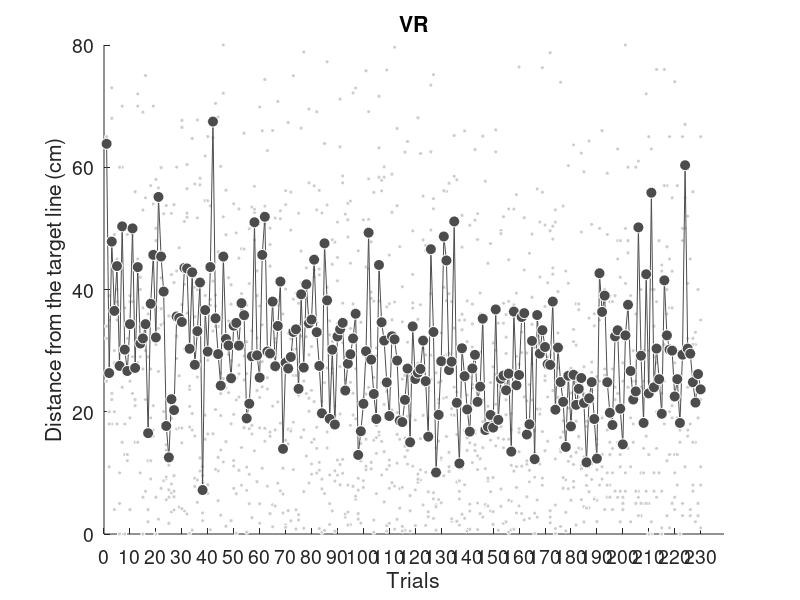

Write MATLAB code to recreate this figure. (Note: this script raises an error after producing the figure.)
load('scores.mat')

scores_each_trials = zeros(1, all_trials);
figure('Position', [100, 100, 1200, 500]);

x = 1:all_trials;

for i = 1:VR0_number
    trials = abs(VR0_all(:,:,i) - 200);
    trials = trials(:)';
    trials(111:120) = [];
    scores_each_trials = scores_each_trials + trials;
    hold on
    plot(x, trials, 'o', ...
        'MarkerSize', 3, ...
        'MarkerFaceColor', light_gray, ...
        'MarkerEdgeColor', white, ...
        'Color', light_gray)
end

y = scores_each_trials / VR0_number;

plot(x, y, '-o', ...
    'LineWidth', 0.5, ...
    'MarkerSize', 8, ...
    'MarkerFaceColor', dark_gray, ...
    'MarkerEdgeColor', white, ...
    'Color', dark_gray)

h = gca;
set(h, 'FontSize', 14)

title('VR')
ylim([0, 80])
xlabel('Trials')
xlim([0, all_trials + 9])
xticks(0:10:all_trials + 9)
ylabel('Distance from the target line (cm)')

xline_values = [20, 40, 60, 80, 100, 110, 130, 150, 170, 190, 210, 230];
xline_str = {'0h test', 'P1', 'P2', 'P3', 'P4', 'Reac.', 'P5', 'P6', 'P7', 'P8', '6h test', '24h test'};

for i = 1:all_sets
    val = xline_values(i);
    str = xline_str(i);
    xline(val, '--', str)
end


saveas(gcf, './data/figures/VR0_all_trials', 'epsc')
